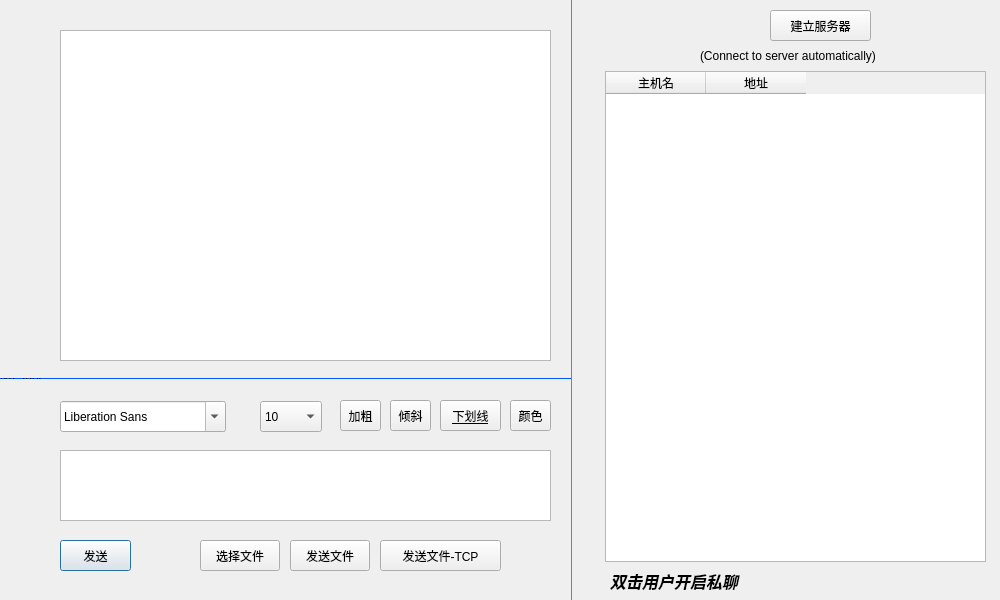
<?xml version="1.0" encoding="UTF-8"?>
<ui version="4.0">
 <class>Dialog</class>
 <widget class="QDialog" name="Dialog">
  <property name="geometry">
   <rect>
    <x>0</x>
    <y>0</y>
    <width>1000</width>
    <height>600</height>
   </rect>
  </property>
  <property name="font">
   <font>
    <family>Arial</family>
   </font>
  </property>
  <property name="windowTitle">
   <string>Dialog</string>
  </property>
  <property name="styleSheet">
   <string notr="true">QDialog
{
background-image:url(./back-2.jpg)
}</string>
  </property>
  <widget class="QTextBrowser" name="textBrowser">
   <property name="geometry">
    <rect>
     <x>60</x>
     <y>30</y>
     <width>491</width>
     <height>331</height>
    </rect>
   </property>
   <property name="html">
    <string>&lt;!DOCTYPE HTML PUBLIC &quot;-//W3C//DTD HTML 4.0//EN&quot; &quot;http://www.w3.org/TR/REC-html40/strict.dtd&quot;&gt;
&lt;html&gt;&lt;head&gt;&lt;meta name=&quot;qrichtext&quot; content=&quot;1&quot; /&gt;&lt;style type=&quot;text/css&quot;&gt;
p, li { white-space: pre-wrap; }
&lt;/style&gt;&lt;/head&gt;&lt;body style=&quot; font-family:'Arial'; font-size:9pt; font-weight:400; font-style:normal;&quot;&gt;
&lt;p style=&quot;-qt-paragraph-type:empty; margin-top:0px; margin-bottom:0px; margin-left:0px; margin-right:0px; -qt-block-indent:0; text-indent:0px;&quot;&gt;&lt;br /&gt;&lt;/p&gt;&lt;/body&gt;&lt;/html&gt;</string>
   </property>
  </widget>
  <widget class="QPushButton" name="pushButton">
   <property name="geometry">
    <rect>
     <x>60</x>
     <y>540</y>
     <width>71</width>
     <height>31</height>
    </rect>
   </property>
   <property name="text">
    <string>发送</string>
   </property>
  </widget>
  <widget class="QPushButton" name="pushButton_4">
   <property name="geometry">
    <rect>
     <x>290</x>
     <y>540</y>
     <width>80</width>
     <height>31</height>
    </rect>
   </property>
   <property name="text">
    <string>发送文件</string>
   </property>
  </widget>
  <widget class="QTextEdit" name="textEdit_2">
   <property name="geometry">
    <rect>
     <x>60</x>
     <y>450</y>
     <width>491</width>
     <height>71</height>
    </rect>
   </property>
  </widget>
  <widget class="QComboBox" name="comboBox">
   <property name="geometry">
    <rect>
     <x>260</x>
     <y>401</y>
     <width>62</width>
     <height>31</height>
    </rect>
   </property>
   <item>
    <property name="text">
     <string>10</string>
    </property>
   </item>
   <item>
    <property name="text">
     <string>11</string>
    </property>
   </item>
   <item>
    <property name="text">
     <string>12</string>
    </property>
   </item>
   <item>
    <property name="text">
     <string>13</string>
    </property>
   </item>
   <item>
    <property name="text">
     <string>14</string>
    </property>
   </item>
   <item>
    <property name="text">
     <string>15</string>
    </property>
   </item>
   <item>
    <property name="text">
     <string>16</string>
    </property>
   </item>
   <item>
    <property name="text">
     <string>17</string>
    </property>
   </item>
   <item>
    <property name="text">
     <string>18</string>
    </property>
   </item>
   <item>
    <property name="text">
     <string>19</string>
    </property>
   </item>
   <item>
    <property name="text">
     <string>20</string>
    </property>
   </item>
  </widget>
  <widget class="QFontComboBox" name="fontComboBox">
   <property name="geometry">
    <rect>
     <x>60</x>
     <y>401</y>
     <width>166</width>
     <height>31</height>
    </rect>
   </property>
  </widget>
  <widget class="QToolButton" name="toolButton">
   <property name="geometry">
    <rect>
     <x>390</x>
     <y>400</y>
     <width>41</width>
     <height>31</height>
    </rect>
   </property>
   <property name="text">
    <string>倾斜</string>
   </property>
  </widget>
  <widget class="QToolButton" name="toolButton_2">
   <property name="geometry">
    <rect>
     <x>440</x>
     <y>400</y>
     <width>61</width>
     <height>31</height>
    </rect>
   </property>
   <property name="font">
    <font>
     <family>Arial</family>
     <underline>true</underline>
    </font>
   </property>
   <property name="text">
    <string>下划线</string>
   </property>
  </widget>
  <widget class="QToolButton" name="toolButton_3">
   <property name="geometry">
    <rect>
     <x>340</x>
     <y>400</y>
     <width>41</width>
     <height>31</height>
    </rect>
   </property>
   <property name="text">
    <string>加粗</string>
   </property>
  </widget>
  <widget class="QToolButton" name="toolButton_4">
   <property name="geometry">
    <rect>
     <x>510</x>
     <y>400</y>
     <width>41</width>
     <height>31</height>
    </rect>
   </property>
   <property name="text">
    <string>颜色</string>
   </property>
  </widget>
  <widget class="QTableWidget" name="tableWidget">
   <property name="geometry">
    <rect>
     <x>605</x>
     <y>71</y>
     <width>381</width>
     <height>491</height>
    </rect>
   </property>
   <column>
    <property name="text">
     <string>主机名</string>
    </property>
   </column>
   <column>
    <property name="text">
     <string>地址</string>
    </property>
   </column>
  </widget>
  <widget class="QLabel" name="label">
   <property name="geometry">
    <rect>
     <x>590</x>
     <y>10</y>
     <width>121</width>
     <height>31</height>
    </rect>
   </property>
   <property name="text">
    <string/>
   </property>
  </widget>
  <widget class="QLabel" name="label_2">
   <property name="geometry">
    <rect>
     <x>610</x>
     <y>570</y>
     <width>231</width>
     <height>21</height>
    </rect>
   </property>
   <property name="font">
    <font>
     <pointsize>12</pointsize>
     <weight>75</weight>
     <italic>true</italic>
     <bold>true</bold>
    </font>
   </property>
   <property name="text">
    <string>双击用户开启私聊</string>
   </property>
  </widget>
  <widget class="QLabel" name="label_3">
   <property name="geometry">
    <rect>
     <x>571</x>
     <y>-10</y>
     <width>1</width>
     <height>611</height>
    </rect>
   </property>
   <property name="styleSheet">
    <string notr="true">background-color:rgb(0, 170, 255)</string>
   </property>
   <property name="text">
    <string/>
   </property>
  </widget>
  <widget class="QLabel" name="label_4">
   <property name="geometry">
    <rect>
     <x>-10</x>
     <y>378</y>
     <width>581</width>
     <height>1</height>
    </rect>
   </property>
   <property name="styleSheet">
    <string notr="true">background-color:rgb(0, 85, 255)</string>
   </property>
   <property name="text">
    <string>TextLabel</string>
   </property>
  </widget>
  <widget class="QPushButton" name="pushButton_2">
   <property name="geometry">
    <rect>
     <x>200</x>
     <y>540</y>
     <width>80</width>
     <height>31</height>
    </rect>
   </property>
   <property name="text">
    <string>选择文件</string>
   </property>
  </widget>
  <widget class="QPushButton" name="pushButton_3">
   <property name="geometry">
    <rect>
     <x>770</x>
     <y>10</y>
     <width>101</width>
     <height>31</height>
    </rect>
   </property>
   <property name="text">
    <string>建立服务器</string>
   </property>
  </widget>
  <widget class="QLabel" name="label_5">
   <property name="geometry">
    <rect>
     <x>700</x>
     <y>40</y>
     <width>301</width>
     <height>31</height>
    </rect>
   </property>
   <property name="text">
    <string>(Connect to server automatically)</string>
   </property>
  </widget>
  <widget class="QPushButton" name="pushButton_5">
   <property name="geometry">
    <rect>
     <x>380</x>
     <y>540</y>
     <width>121</width>
     <height>31</height>
    </rect>
   </property>
   <property name="text">
    <string>发送文件-TCP</string>
   </property>
  </widget>
 </widget>
 <resources/>
 <connections/>
</ui>
